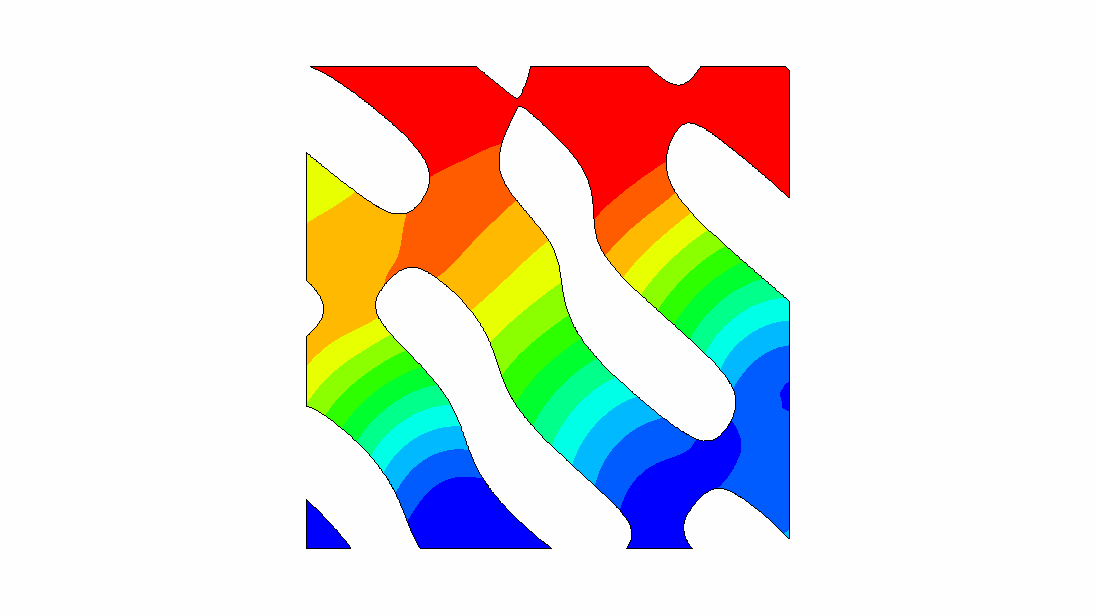
%> input picture Spinodoid_all_Images/image_13_input_RGB.png, 1096 x 615 px
$ octave ShapeToMusic_Sansa.m   (GNU Octave 9; MATLAB toolbox functions it lacks are replaced by stand-ins)
%> lines starting %> are read from the running program, lines starting %| are printed output that depends on the picture
% Clean up the workspace
clear all;  % Remove all variables
clc;        % Clear the command window
close all;  % Close all open figures
%% Shape to music, Buminhan Sansa

% Step 1: Open a file selection dialog to choose the image
% [filename, pathname] = uigetfile({'*.png'}, 'Select a PNG Image');

% Step 2: Load the image
%imread gives 3 variables, img, alpha and map. reads the indexed image in filename into A and
% reads the associated colormap of the image into map. Colormap values in the image file are
% automatically rescaled into the range [0, 1]. alpha additionally returns the image transparency.
% This syntax applies only to PNG, For PNG files, transparency is the alpha channel, if one is present.
%% Shape to music, Buminhan Sansa
%image load from file, use RGB input only!
img_raw = imread("image_13_input_RGB.png");
%> img_raw is the input picture: size 615x1096x3 uint8; mean R, G, B 227.9, 224.7, 216
figure
imshow(img_raw)
title('Original Image - Selected by User');
%img cropping to show only spinodoid
img = img_raw(65:530,317:783,:);
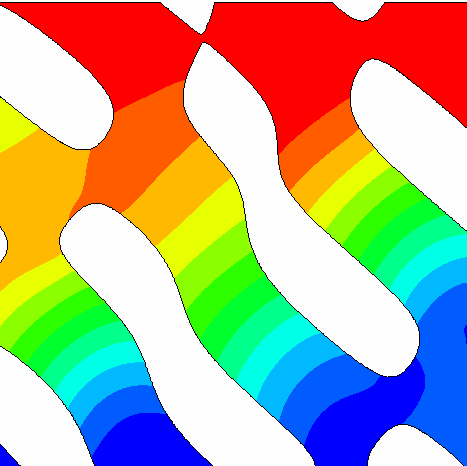
%> img: size 466x467x3 uint8; mean R, G, B 180.8, 171.4, 140.7
figure
imshow(img)
title('Cropped Image - Selected by User');
%Img resizing for shorter song duration
Img = imresize(img, [150, 150]);
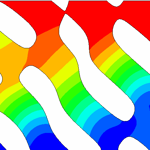
%> Img: size 150x150x3 uint8; mean R, G, B 180.7, 171.3, 140.6
figure
imshow(Img)
title('Resized Image for music - Selected by User');


% Step 4: Define frequency ranges for each color channel
R_min = 50;   R_max = 300;   % Red mapped to 50-300 Hz (Represents Bass and Sub Bass)
G_min = 301;  G_max = 1000;   % Green mapped to 301-1000 Hz (Lower Midrange)
B_min = 1001;  B_max = 4500;  % Blue mapped to 8000-10,000 Hz (Higher midrange and Presence)

% Sound parameters
fs = 10100;  % Sampling frequency
base_duration = 0.15;  % Base duration for each note in seconds

% Initialize the music array
music = [];

% Step size for pixel processing (to avoid dense sound)
%Used in Step 5 for music generation, gets values every 7 pixel
step = 7;

% Step 5: Generate music from the image
for i = 1:step:size(Img, 1)
    for j = 1:step:size(Img, 2)
        % Nested for-loop for iterating each row for stepsize
        pixel = double(Img(i, j, :)) / 255;
        % This pixel variable captures the x and y value of the pixel with
        % i and j, then : allows for the pixel variable to capture all 3
        % RGB values. Double()/255 allows easier computation which are originally in
        % the range of 255 then changed to 0-1 (kind of like desnity)
        R_freq = R_min + (R_max - R_min) * pixel(1);
        G_freq = G_min + (G_max - G_min) * pixel(2);
        B_freq = B_min + (B_max - B_min) * pixel(3);
        % converts back to hertz in the thousands range not 0-1.

        freq = mean([R_freq, G_freq, B_freq]);  % Average frequency for all 3
        % different colors in pixels.


        % Generate sine wave for the frequency
        t = 0:1/fs:base_duration;
        note = sin(2 * pi * freq * t);

         % Optional: Display the frequency for debugging for each step
         % pxiel
        fprintf('Pixel (%d, %d): R_freq = %.2f, G_freq = %.2f, B_freq = %.2f, Combined = %.2f Hz\n', ...
                i, j, R_freq, G_freq, B_freq, freq);

        % Add the note and a short pause to the music
        music = [music, note, zeros(1, fs * 0.02)];
    end
end
%> this loop made 22 passes
%> (printed output is left out)
%fplot(@(x) freq(x));
disp('Code is finished')
sound(music, fs);
%audiowrite('spinodoid_song_image_25.wav', music, fs);
disp('Song saved as spinodoid_song_1.wav');

$ run again, with Spinodoid_all_Images/image_10_input_RGB.png copied over Spinodoid_all_Images/image_13_input_RGB.png
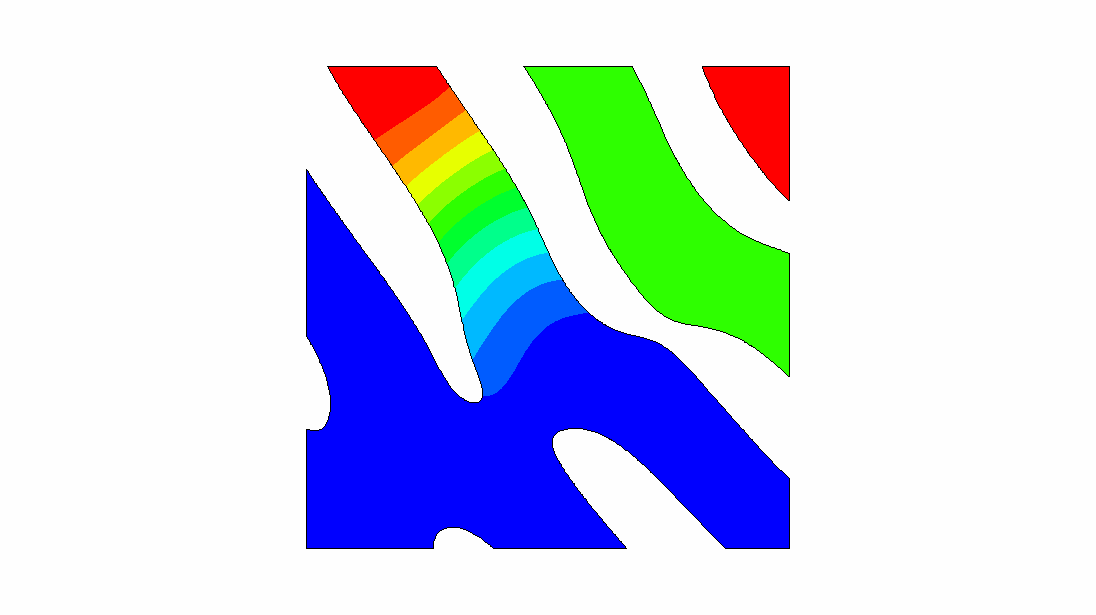
%> input picture Spinodoid_all_Images/image_10_input_RGB.png, 1096 x 615 px
%> img_raw is the input picture: size 615x1096x3 uint8; mean R, G, B 203, 213.5, 230.5
%> `img = img_raw(65:530,317:783,:);`:
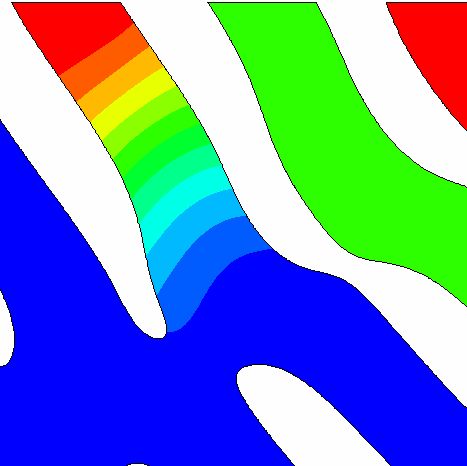
%> img: size 466x467x3 uint8; mean R, G, B 108.3, 140.8, 184.3
%> `Img = imresize(img, [150, 150]);`:
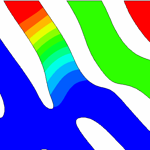
%> Img: size 150x150x3 uint8; mean R, G, B 108.2, 140.7, 184.2
%> the loop `for i = 1:step:size(Img, 1)` made 22 passes
%> (printed output is left out)

$ run again, with Spinodoid_all_Images/image_11_input_RGB.png copied over Spinodoid_all_Images/image_13_input_RGB.png
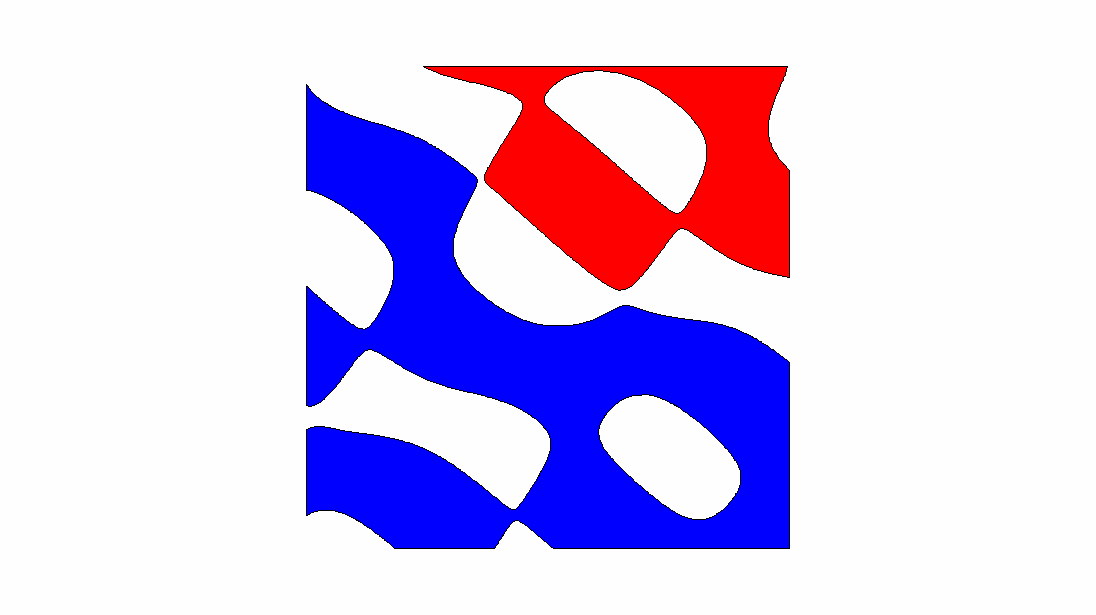
%> input picture Spinodoid_all_Images/image_11_input_RGB.png, 1096 x 615 px
%> img_raw is the input picture: size 615x1096x3 uint8; mean R, G, B 215.1, 200, 237.4
%> `img = img_raw(65:530,317:783,:);`:
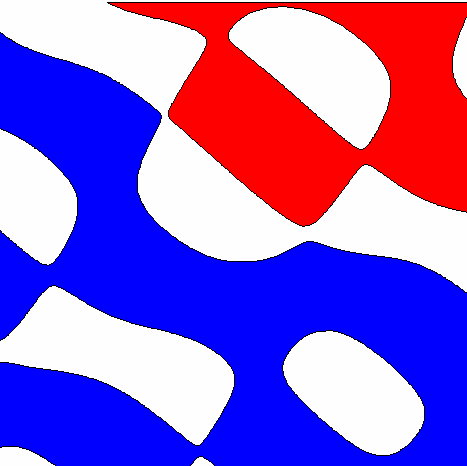
%> img: size 466x467x3 uint8; mean R, G, B 146.8, 100.6, 204.8
%> `Img = imresize(img, [150, 150]);`:
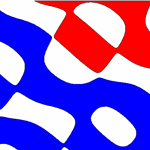
%> Img: size 150x150x3 uint8; mean R, G, B 146.7, 100.6, 204.6
%> the loop `for i = 1:step:size(Img, 1)` made 22 passes
%> (printed output is left out)

$ run again, with Spinodoid_all_Images/image_12_input_RGB.png copied over Spinodoid_all_Images/image_13_input_RGB.png
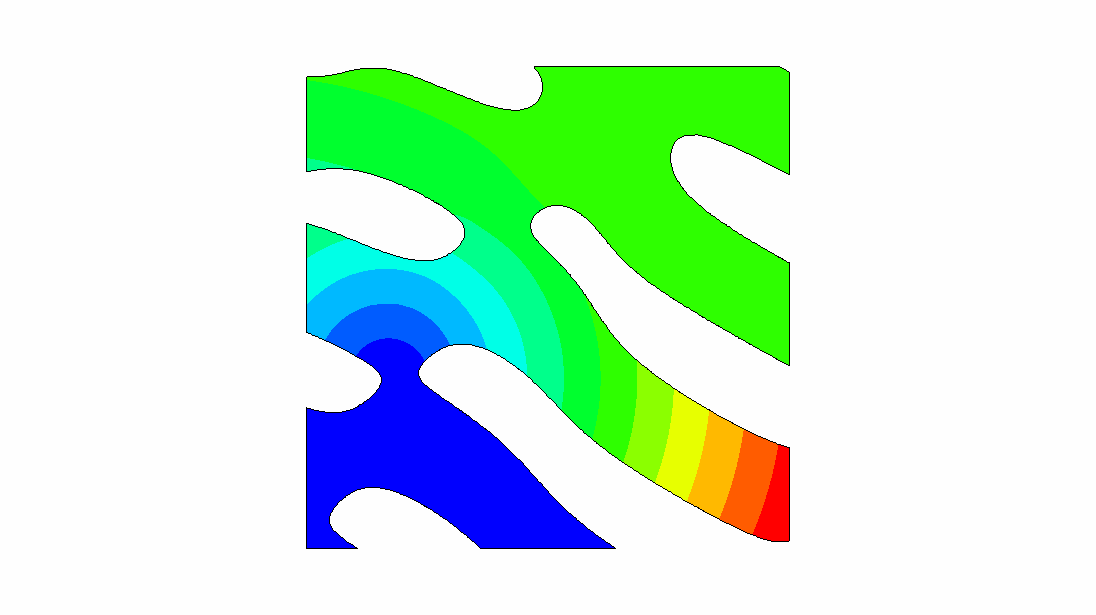
%> input picture Spinodoid_all_Images/image_12_input_RGB.png, 1096 x 615 px
%> img_raw is the input picture: size 615x1096x3 uint8; mean R, G, B 203.9, 238.1, 215.7
%> `img = img_raw(65:530,317:783,:);`:
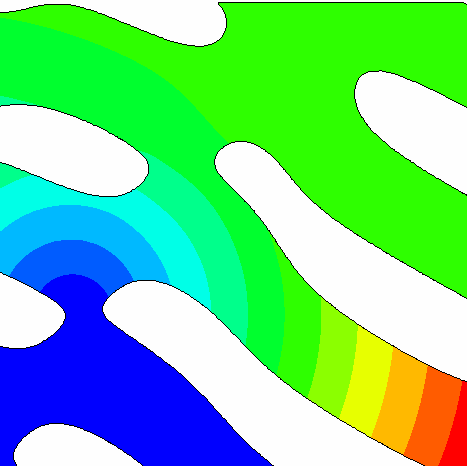
%> img: size 466x467x3 uint8; mean R, G, B 108, 212, 140
%> `Img = imresize(img, [150, 150]);`:
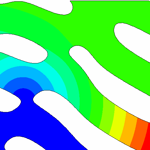
%> Img: size 150x150x3 uint8; mean R, G, B 107.9, 211.8, 139.9
%> the loop `for i = 1:step:size(Img, 1)` made 22 passes
%> (printed output is left out)
